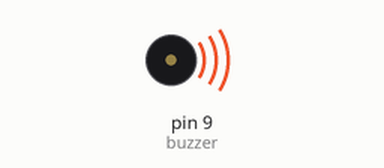
Bench run of a sketch on a simulated Arduino Uno, built with avr-gcc and run on an emulated ATmega328P. Shown: buzzer (waves = sounding).

Above: at 0.1 s.
Timing chart, 0 to 1.6 s (numbered marks = the images above):
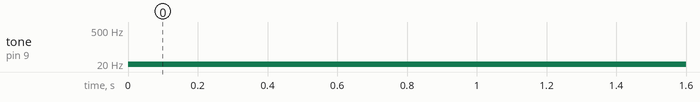

The sketch:

buzzer.ino
```cpp
int buzzer = 9; //porta ligada ao buzzer

//melodia do Super Mario World
int melodia[] = {660,660,660,510,660,770,380,510,380,320,440,480,450,430,380,660,760,860,700,760,660,520,580,480,510,380,320,440,480,450,430,380,660,760,860,700,760,660,520,580,480,500,760,720,680,620,650,380,430,500,430,500,570,500,760,720,680,620,650,1020,1020,1020,380,500,760,720,680,620,650,380,430,500,430,500,570,585,550,500,380,500,500,500,500,760,720,680,620,650,380,430,500,430,500,570,500,760,720,680,620,650,1020,1020,1020,380,500,760,720,680,620,650,380,430,500,430,500,570,585,550,500,380,500,500,500,500,500,500,500,580,660,500,430,380,500,500,500,500,580,660,870,760,500,500,500,500,580,660,500,430,380,660,660,660,510,660,770,380};

//duraçao de cada nota em Milisegundos
int duracaodasnotas[] = {100,100,100,100,100,100,100,100,100,100,100,80,100,100,100,80,50,100,80,50,80,80,80,80,100,100,100,100,80,100,100,100,80,50,100,80,50,80,80,80,80,100,100,100,100,150,150,100,100,100,100,100,100,100,100,100,100,150,200,80,80,80,100,100,100,100,100,150,150,100,100,100,100,100,100,100,100,100,100,100,100,100,100,100,100,100,150,150,100,100,100,100,100,100,100,100,100,100,150,200,80,80,80,100,100,100,100,100,150,150,100,100,100,100,100,100,100,100,100,100,100,100,100,60,80,60,80,80,80,80,80,80,60,80,60,80,80,80,80,80,60,80,60,80,80,80,80,80,80,100,100,100,100,100,100,100};

void setup() {


 noTone(buzzer);
}

void loop() {
  tone(buzzer, 10,100);
}
```

Measured:
- by itself, tone on pin 9 (buzzer): silent → 10 Hz at 0.00 s
